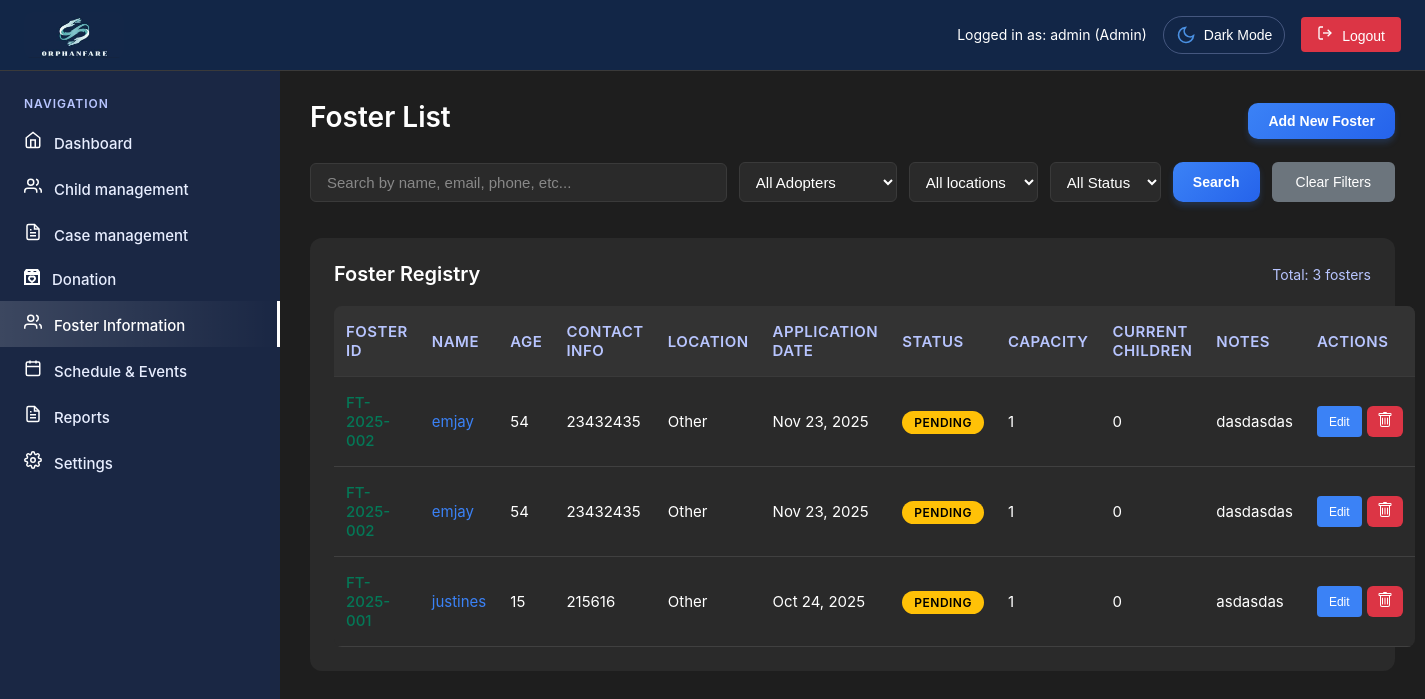
The page /admin/foster-info.php (signed in) on the database its author committed.
### tables this page shows
CREATE TABLE `users` (
  `id` int(11) NOT NULL,
  `username` varchar(50) NOT NULL,
  `email` varchar(100) NOT NULL,
  `password` varchar(255) NOT NULL,
  `role` enum('super_admin','admin','user','Social Worker','Social Welfare Assistant') DEFAULT 'user',
  `status` enum('active','inactive','pending') DEFAULT 'pending',
  `created_at` timestamp NOT NULL DEFAULT current_timestamp(),
  `updated_at` timestamp NOT NULL DEFAULT current_timestamp() ON UPDATE current_timestamp(),
  `two_factor_secret` varchar(32) DEFAULT NULL,
  `two_factor_enabled` tinyint(1) DEFAULT 0,
  `two_factor_verified` tinyint(1) DEFAULT 0,
  `two_factor_backup_codes` text DEFAULT NULL,
  `last_login` timestamp NULL DEFAULT NULL,
  `last_password_change` timestamp NOT NULL DEFAULT current_timestamp(),
  `failed_attempts` int(11) DEFAULT 0,
  `account_locked` tinyint(1) DEFAULT 0,
  `is_active` tinyint(1) DEFAULT 1
);

CREATE TABLE `foster_parents` (
  `id` int(11) NOT NULL,
  `foster_id` varchar(20) NOT NULL,
  `name` varchar(100) NOT NULL,
  `age` int(11) NOT NULL,
  `birth_date` date DEFAULT NULL,
  `birth_place` varchar(100) DEFAULT NULL,
  `educational_attainment` varchar(100) DEFAULT NULL,
  `religion` varchar(50) DEFAULT NULL,
  `gender` enum('Male','Female') DEFAULT NULL,
  `civil_status` varchar(50) DEFAULT NULL,
  `contact_number` varchar(20) DEFAULT NULL,
  `email` varchar(100) DEFAULT NULL,
  `address` text DEFAULT NULL,
  `occupation` varchar(100) DEFAULT NULL,
  `salary_multiplier` varchar(20) DEFAULT NULL,
  `monthly_income` varchar(50) DEFAULT NULL,
  `income_source` varchar(255) DEFAULT NULL,
  `status` enum('Active','Inactive','Pending','Approved','Rejected') DEFAULT 'Pending',
  `family_planning` text DEFAULT NULL,
  `adoption_awareness` text DEFAULT NULL,
  `parenting_approach` text DEFAULT NULL,
  `age_preference` varchar(50) DEFAULT NULL,
  `gender_preference` varchar(20) DEFAULT NULL,
  `interests` text DEFAULT NULL,
  `personality_traits` text DEFAULT NULL,
  `experience_level` varchar(50) DEFAULT NULL,
  `problem_presented` text DEFAULT NULL,
  `assessment_recommendation` text DEFAULT NULL,
  `family_composition` longtext DEFAULT NULL CHECK (json_valid(`family_composition`)),
  `assessment_date` date DEFAULT NULL,
  `social_worker_name` varchar(100) DEFAULT NULL,
  `psychological_evaluation` varchar(50) DEFAULT NULL,
  `psychologist_notes` text DEFAULT NULL,
  `overall_assessment` varchar(50) DEFAULT NULL,
  `dswd_referral_date` date DEFAULT NULL,
  `capacity` int(11) DEFAULT 1,
  `current_children` int(11) DEFAULT 0,
  `notes` text DEFAULT NULL,
  `photo_path` varchar(255) DEFAULT NULL,
  `created_at` timestamp NOT NULL DEFAULT current_timestamp(),
  `updated_at` timestamp NOT NULL DEFAULT current_timestamp() ON UPDATE current_timestamp(),
  `cf_home_ownership` varchar(50) DEFAULT NULL,
  `cf_years_at_address` int(11) DEFAULT NULL,
  `cf_previous_experience` text DEFAULT NULL,
  `cf_references` text DEFAULT NULL,
  `cf_emergency_contact` varchar(100) DEFAULT NULL,
  `cf_favorite_anime` text DEFAULT NULL
);

### admin/foster-info.php (the view, shortened to what the rows shown need)
<?php
require_once 'includes/header.php';
$query = "SELECT * FROM foster_parents WHERE 1=1";
$params = [];
$query .= " ORDER BY created_at DESC";
try {
    $stmt = $pdo->prepare($query);
    $stmt->execute($params);
    $fosterParents = $stmt->fetchAll();
} catch (Exception $e) {
    error_log("Foster info error: " . $e->getMessage());
    $fosterParents = [];
    $totalFosters = 0;
}
$canEdit = $permissionManager->hasPermission('foster_info', 'edit');
$canDelete = $permissionManager->hasPermission('foster_info', 'delete');
?>
<main class="main-content">
    <div class="page-header">
        <h1 class="page-title">Foster List</h1>
    </div>
    <div class="registry-section">
        <div class="registry-header">
            <h2 class="registry-title">Foster Registry</h2>
        </div>
        <?php if (empty($fosterParents)): ?>
            <div class="no-items" style="text-align: center; padding: 40px; color: #888;">
                <p>No foster parents found.</p>
                <button class="btn btn-primary" onclick="window.location.href='new-foster.php'">Add Your First Foster Parent</button>
            </div>
        <?php else: ?>
            <table class="foster-table">
                <thead>
                    <tr>
                        <th>Foster ID</th>
                        <th>Name</th>
                        <th>Age</th>
                        <th>Contact Info</th>
                        <th>Location</th>
                        <th>Application Date</th>
                        <th>Status</th>
                        <th>Capacity</th>
                        <th>Current Children</th>
                        <th>Notes</th>
                        <th>Actions</th>
                    </tr>
                </thead>
                <tbody>
                    <?php foreach ($fosterParents as $foster): ?>
                    <tr>
                        <td class="foster-id clickable-id"
                            <?php if ($canEdit): ?>onclick="showFosterDetails('<?php echo htmlspecialchars($foster['foster_id']); ?>')" style="cursor: pointer; color: #047857;"<?php else: ?>style="cursor: not-allowed; color: #cccccc;"<?php endif; ?>>
                            <?php echo htmlspecialchars($foster['foster_id'] ?? 'N/A'); ?>
                        </td>
                        <td>
                            <a href="foster-details.php?foster_id=<?php echo $foster['foster_id']; ?>" class="clickable-name">
                                <?php echo htmlspecialchars($foster['name'] ?? 'Unknown'); ?>
                            </a>
                        </td>
                        <td><?php echo htmlspecialchars($foster['age'] ?? 'N/A'); ?></td>
                        <td class="contact-info">
                            <?php echo htmlspecialchars($foster['contact_number'] ?? 'N/A'); ?>
                        </td>
                        <td>
                            <?php
                            $displayLocation = 'Other';
                            echo htmlspecialchars($displayLocation);
                            ?>
                        </td>
                        <td><?php echo formatDate($foster['created_at'] ?? ''); ?></td>
                        <td>
                            <?php
                            $statusClass = 'status-pending';
                            switch($foster['status'] ?? 'Pending') {
                                default:
                                    $statusClass = 'status-pending';
                            }
                            ?>
                            <span class="status-badge <?php echo $statusClass; ?>">
                                <?php echo htmlspecialchars($foster['status'] ?? 'Pending'); ?>
                            </span>
                        </td>
                        <td><?php echo htmlspecialchars($foster['capacity'] ?? 1); ?></td>
                        <td><?php echo htmlspecialchars($foster['current_children'] ?? 0); ?></td>
                        <td class="notes-cell" title="<?php echo htmlspecialchars($foster['notes'] ?? ''); ?>">
                            <?php
                            $notes = $foster['notes'] ?? '';
                            if (strlen($notes) > 50) {
                                echo htmlspecialchars(substr($notes, 0, 50)) . '...';
                            } else {
                                echo htmlspecialchars($notes);
                            }
                            ?>
                        </td>
                        <td>
                            <?php if ($canEdit): ?>
                                <div class="action-buttons" style="display: flex; gap: 5px;">
                                    <button class="btn-small btn-update"
                                            onclick="window.location.href='foster-details.php?foster_id=<?php echo $foster['foster_id']; ?>'">
                                        Edit
                                    </button>
                                    <?php if ($canDelete): ?>
                                    <button class="btn-small btn-delete"
                                            onclick="deleteFoster('<?php echo $foster['foster_id']; ?>', '<?php echo htmlspecialchars($foster['name'] ?? 'Unknown'); ?>')">
                                    </button>
                                    <?php endif; ?>
                                </div>
                            <?php else: ?>
                                <span style="color: #888; font-style: italic;">Read-only</span>
                            <?php endif; ?>
                        </td>
                    </tr>
                    <?php endforeach; ?>
                </tbody>
            </table>
        <?php endif; ?>
    </div>
</main>
<?php require_once 'includes/footer.php'; ?>

### admin/includes/header.php (shortened to what the rows shown need)
<?php
require_once '../config/database.php';
require_once 'auth.php';
$currentUser = getCurrentUser();
try {
    $stmt = $pdo->prepare("SELECT role FROM users WHERE id = ?");
    $stmt->execute([$currentUser['id']]);
    $dbUser = $stmt->fetch(PDO::FETCH_ASSOC);
    if ($dbUser && $dbUser['role']) {
        $currentUser = getCurrentUser();
    }
} catch (Exception $e) {
}
require_once 'permissions.php';
?>
<!DOCTYPE html>
<html lang="en">
<head>
    <link rel="stylesheet" href="../css/common.css">
    <link rel="stylesheet" href="../css/admin.css">
</head>
<body>
    <div class="dashboard-container">
        <div class="top-header">
            <div class="user-info">
                <span class="user-status">Logged in as: <?php echo htmlspecialchars($currentUser['username'] ?? 'Admin'); ?> (<?php
                    $roleDisplay = match($currentUser['role']) {
                        'super_admin' => 'Super Admin',
                        'admin' => 'Admin',
                        'Social Worker' => 'Social Worker',
                        'Social Welfare Assistant' => 'Social Welfare Assistant',
                        default => ucfirst($currentUser['role'])
                    };
                    echo htmlspecialchars($roleDisplay);
                ?>)</span>
                <button id="themeToggle" class="theme-toggle">
                    <span class="theme-icon">
                    </span>
                    <span class="text">Dark Mode</span>
                </button>
                <button class="logout-btn" onclick="logout()">
                    <svg width="16" height="16" viewBox="0 0 24 24" fill="none" stroke="currentColor" stroke-width="2" style="margin-right: 5px;">
                        <path d="M9 21H5a2 2 0 0 1-2-2V5a2 2 0 0 1 2-2h4"/>
                        <polyline points="16 17 21 12 16 7"/>
                        <line x1="21" y1="12" x2="9" y2="12"/>
                    </svg>
                    Logout
                </button>
            </div>
        </div>

### rows shown on the page
users: role "admin", role "Admin"
foster_parents: foster "FT-2025-002", name "emjay", age "54", contact_number "23432435", displayLocation "Other", created_at "Nov 23, 2025", status "PENDING", capacity "1", current_children "0", notes "dasdasdas"
foster_parents: foster "FT-2025-002", name "emjay", age "54", contact_number "23432435", displayLocation "Other", created_at "Nov 23, 2025", status "PENDING", capacity "1", current_children "0", notes "dasdasdas"
foster_parents: foster "FT-2025-001", name "justines", age "15", contact_number "215616", displayLocation "Other", created_at "Oct 24, 2025", status "PENDING", capacity "1", current_children "0", notes "asdasdas"

### other values the page prints
$totalFosters "3"
